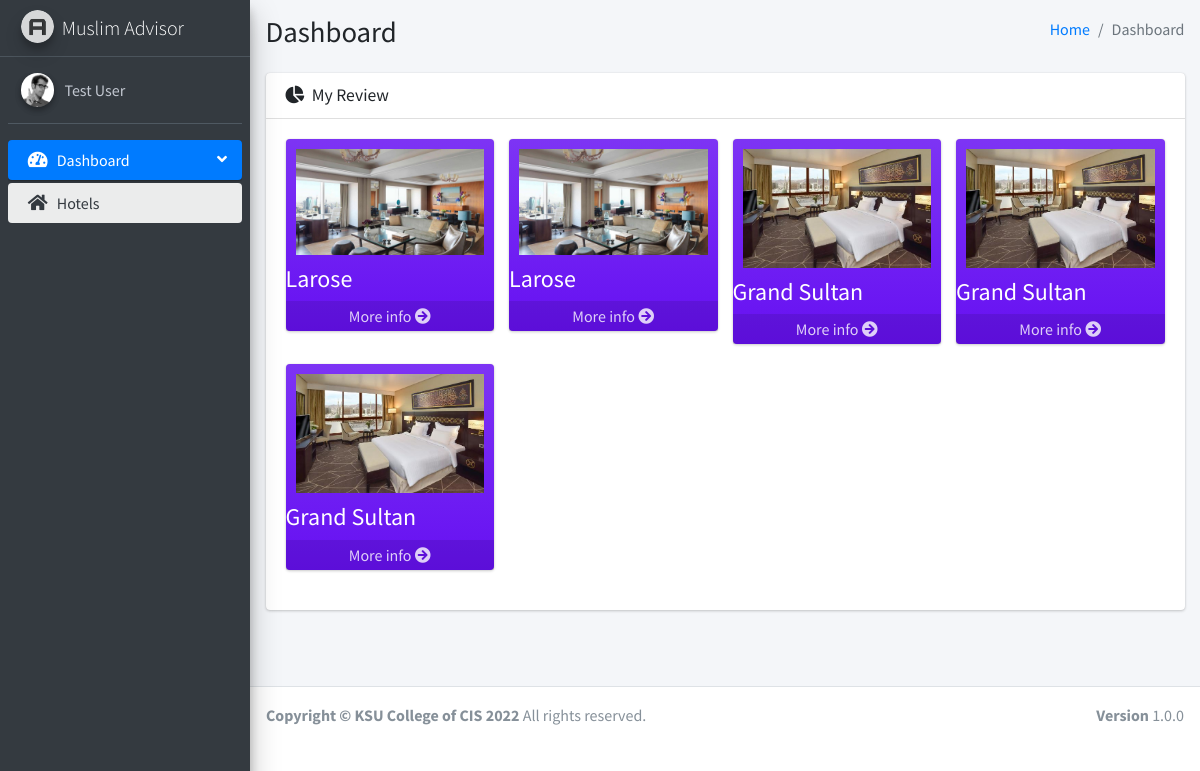
The page /hotel-review/?r=hotel (signed in) on the database its author committed.
### tables this page shows
CREATE TABLE `reviews` (
  `id` int(11) NOT NULL,
  `hotel_id` bigint(20) NOT NULL,
  `user_id` int(11) NOT NULL,
  `title` varchar(200) NOT NULL,
  `rating` int(11) NOT NULL,
  `review` varchar(500) NOT NULL,
  `profile` varchar(100) NOT NULL DEFAULT 'avatar.png',
  `created_at` timestamp NULL DEFAULT current_timestamp(),
  `updated_at` timestamp NULL DEFAULT current_timestamp()
);

CREATE TABLE `hotels` (
  `id` int(11) NOT NULL,
  `name` varchar(200) NOT NULL,
  `town` varchar(50) NOT NULL,
  `city` varchar(50) NOT NULL,
  `phone` varchar(50) NOT NULL,
  `address` varchar(200) NOT NULL,
  `description` varchar(2000) NOT NULL,
  `category` varchar(50) NOT NULL,
  `thumbnail_url` varchar(100) NOT NULL
);

### app/config/Base.php (called while the page is built, shortened)
<?php
class Base {
    protected $root;
    public function __construct($path) {
        $this->root = $path;
    }
    public function load_admin($page, $_data = [], $_success = '', $_error = []){
        $data       = $_data;
        require_once "$this->root/admin/layout/main.php";
    }
}

### app/config/AppHelper.php (called while the page is built, shortened)
<?php
class AppHelper extends Base {
    public static function app(){
        return getenv('APP_URL');
    }
    public static function get_url($url){
        return self::app().'?r='.$url;
    }
    public static function public_uri(){
        return self::app().'public/';
    }
    public static function getLoggedInUserInfo(){
        return Auth::getLoggedInUserInfo();
    }
    public static function getLoggedInUserId(){
        $user =  Auth::getLoggedInUserInfo();
        return isset($user["id"]) ? $user["id"]: '';
    }
}

### app/config/DB.php (called while the page is built, shortened)
<?php
class DB extends Base {
    protected $db_host;
    protected $db_user;
    protected $db_password;
    protected $db_name;
    public function LoadDBInfo() {
        $this->db_host = getenv('DB_HOST');
        $this->db_user = getenv('DB_USERNAME');
        $this->db_password = getenv('DB_PASSWORD');
        $this->db_name = getenv('DB_DATABASE');
    }
    public function connectDb() {
        $this->con = new \MySQLi($this->db_host, $this->db_user, $this->db_password, $this->db_name);
        if(mysqli_connect_error()) {
            die("Failed to connect to MySQL: " . mysqli_connect_error());
        }else{
            return $this->con;
        }
    }
}

### app/config/Auth.php (called while the page is built, shortened)
<?php
trait Auth {
    public static function getLoggedInUserInfo(){
        if(isset($_SESSION['users']) && !empty($_SESSION['users'])){
            return $_SESSION['users'];
        }else{
            return [];
        }
    }
}

### admin/reviews.php (the view)
<?php
    $ratings = $data['ratings'];
?>
<div class="content-wrapper">
    <div class="content-header">
        <div class="container-fluid">
            <div class="row mb-2">
                <div class="col-sm-6">
                    <h1 class="m-0">Dashboard</h1>
                </div>
                <div class="col-sm-6">
                    <ol class="breadcrumb float-sm-right">
                        <li class="breadcrumb-item"><a href="<?php echo \HR\HotelReview\config\AppHelper::get_url('home'); ?>">Home</a></li>
                        <li class="breadcrumb-item active">Dashboard</li>
                    </ol>
                </div>
            </div>
        </div>
    </div>
    <section class="content">
        <div class="container-fluid">
            <div class="row">
                <section class="col-lg-12 connectedSortable">
                    <div class="card">
                        <div class="card-header">
                            <h3 class="card-title">
                                <i class="fas fa-chart-pie mr-1"></i>
                                My Review
                            </h3>
                        </div>
                        <div class="card-body">
                            <div class="row">
                                <?php
                                if(!empty($ratings)):
                                    foreach ($ratings as $rating):
                                        $rating = (object)$rating;
                                        ?>
                                        <div class="col-lg-3 col-6">
                                            <div class="small-box bg-gradient-indigo">
                                                <div class="inner">
                                                    <img width="100%" src="<?php echo \HR\HotelReview\config\AppHelper::public_uri();?>asset/img/<?php echo $rating->thumbnail_url;?>" alt="" />
                                                </div>
                                                <div class="icon">
                                                    <h4 class="text-white"><?php echo $rating->hotel_name;?></h4>
                                                </div>
                                                <a href="<?php echo \HR\HotelReview\config\AppHelper::get_url("main/hotel-details/$rating->hotel_id"); ?>" class="small-box-footer">More info <i class="fas fa-arrow-circle-right"></i></a>
                                            </div>
                                        </div>
                                    <?php
                                    endforeach;
                                endif;
                                ?>
                            </div>
                        </div>
                    </div>
                </section>
            </div>
        </div>
    </section>
</div>

### rows shown on the page
reviews: hotel.thumbnail_url (picture), hotel.name "Larose"
reviews: hotel.thumbnail_url (picture), hotel.name "Larose"
reviews: hotel.thumbnail_url (picture), hotel.name "Grand Sultan"
reviews: hotel.thumbnail_url (picture), hotel.name "Grand Sultan"
reviews: hotel.thumbnail_url (picture), hotel.name "Grand Sultan"

### other values the page prints
$user->name "Test User"
